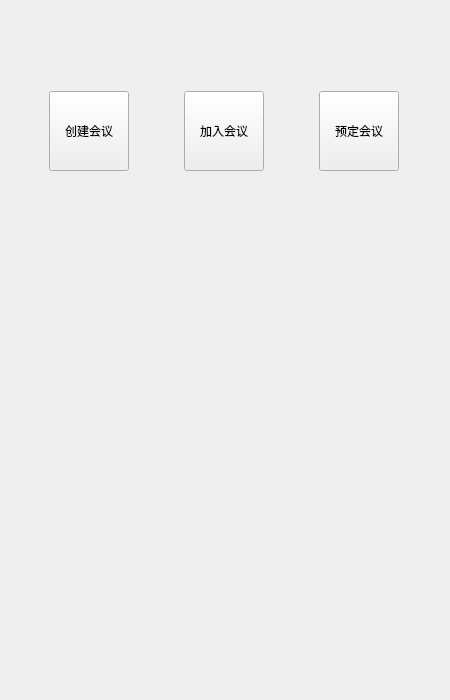
<?xml version="1.0" encoding="UTF-8"?>
<ui version="4.0">
 <class>MainDialog</class>
 <widget class="QDialog" name="MainDialog">
  <property name="geometry">
   <rect>
    <x>0</x>
    <y>0</y>
    <width>450</width>
    <height>700</height>
   </rect>
  </property>
  <property name="minimumSize">
   <size>
    <width>450</width>
    <height>700</height>
   </size>
  </property>
  <property name="maximumSize">
   <size>
    <width>450</width>
    <height>700</height>
   </size>
  </property>
  <property name="windowTitle">
   <string>MainDialog</string>
  </property>
  <widget class="QWidget" name="wdg_content" native="true">
   <property name="geometry">
    <rect>
     <x>0</x>
     <y>0</y>
     <width>450</width>
     <height>700</height>
    </rect>
   </property>
   <property name="sizePolicy">
    <sizepolicy hsizetype="Preferred" vsizetype="Preferred">
     <horstretch>0</horstretch>
     <verstretch>5</verstretch>
    </sizepolicy>
   </property>
   <property name="styleSheet">
    <string notr="true"/>
   </property>
   <widget class="QPushButton" name="pb_set">
    <property name="geometry">
     <rect>
      <x>390</x>
      <y>10</y>
      <width>30</width>
      <height>30</height>
     </rect>
    </property>
    <property name="text">
     <string/>
    </property>
    <property name="icon">
     <iconset resource="res.qrc">
      <normaloff>:/resource/images/sett.png</normaloff>:/resource/images/sett.png</iconset>
    </property>
    <property name="iconSize">
     <size>
      <width>30</width>
      <height>30</height>
     </size>
    </property>
    <property name="flat">
     <bool>true</bool>
    </property>
   </widget>
   <widget class="QScrollArea" name="scrollArea">
    <property name="geometry">
     <rect>
      <x>0</x>
      <y>170</y>
      <width>451</width>
      <height>421</height>
     </rect>
    </property>
    <property name="autoFillBackground">
     <bool>false</bool>
    </property>
    <property name="frameShape">
     <enum>QFrame::NoFrame</enum>
    </property>
    <property name="frameShadow">
     <enum>QFrame::Plain</enum>
    </property>
    <property name="widgetResizable">
     <bool>true</bool>
    </property>
    <widget class="QWidget" name="scrollAreaWidgetContents">
     <property name="geometry">
      <rect>
       <x>0</x>
       <y>0</y>
       <width>451</width>
       <height>421</height>
      </rect>
     </property>
    </widget>
   </widget>
   <widget class="QWidget" name="layoutWidget">
    <property name="geometry">
     <rect>
      <x>0</x>
      <y>90</y>
      <width>451</width>
      <height>82</height>
     </rect>
    </property>
    <layout class="QHBoxLayout" name="horizontalLayout">
     <item>
      <widget class="QToolButton" name="tb_create">
       <property name="minimumSize">
        <size>
         <width>80</width>
         <height>80</height>
        </size>
       </property>
       <property name="maximumSize">
        <size>
         <width>80</width>
         <height>80</height>
        </size>
       </property>
       <property name="text">
        <string>创建会议</string>
       </property>
       <property name="icon">
        <iconset resource="res.qrc">
         <normaloff>:/resource/images/color.png</normaloff>:/resource/images/color.png</iconset>
       </property>
       <property name="iconSize">
        <size>
         <width>60</width>
         <height>60</height>
        </size>
       </property>
       <property name="toolButtonStyle">
        <enum>Qt::ToolButtonTextUnderIcon</enum>
       </property>
      </widget>
     </item>
     <item>
      <widget class="QToolButton" name="tb_join">
       <property name="minimumSize">
        <size>
         <width>80</width>
         <height>80</height>
        </size>
       </property>
       <property name="maximumSize">
        <size>
         <width>80</width>
         <height>80</height>
        </size>
       </property>
       <property name="text">
        <string>加入会议</string>
       </property>
       <property name="icon">
        <iconset resource="res.qrc">
         <normaloff>:/resource/images/color.png</normaloff>:/resource/images/color.png</iconset>
       </property>
       <property name="iconSize">
        <size>
         <width>60</width>
         <height>60</height>
        </size>
       </property>
       <property name="toolButtonStyle">
        <enum>Qt::ToolButtonTextUnderIcon</enum>
       </property>
      </widget>
     </item>
     <item>
      <widget class="QToolButton" name="tb_tool3">
       <property name="minimumSize">
        <size>
         <width>80</width>
         <height>80</height>
        </size>
       </property>
       <property name="maximumSize">
        <size>
         <width>80</width>
         <height>80</height>
        </size>
       </property>
       <property name="text">
        <string>预定会议</string>
       </property>
       <property name="icon">
        <iconset resource="res.qrc">
         <normaloff>:/resource/images/color.png</normaloff>:/resource/images/color.png</iconset>
       </property>
       <property name="iconSize">
        <size>
         <width>60</width>
         <height>60</height>
        </size>
       </property>
       <property name="toolButtonStyle">
        <enum>Qt::ToolButtonTextUnderIcon</enum>
       </property>
      </widget>
     </item>
    </layout>
   </widget>
   <widget class="QPushButton" name="pb_face">
    <property name="geometry">
     <rect>
      <x>40</x>
      <y>10</y>
      <width>60</width>
      <height>60</height>
     </rect>
    </property>
    <property name="minimumSize">
     <size>
      <width>60</width>
      <height>0</height>
     </size>
    </property>
    <property name="text">
     <string/>
    </property>
    <property name="icon">
     <iconset resource="res.qrc">
      <normaloff>:/resource/tx/btn_avatar_a100.png</normaloff>:/resource/tx/btn_avatar_a100.png</iconset>
    </property>
    <property name="iconSize">
     <size>
      <width>60</width>
      <height>60</height>
     </size>
    </property>
    <property name="default">
     <bool>false</bool>
    </property>
    <property name="flat">
     <bool>true</bool>
    </property>
   </widget>
   <widget class="QLabel" name="lb_name">
    <property name="geometry">
     <rect>
      <x>110</x>
      <y>20</y>
      <width>181</width>
      <height>31</height>
     </rect>
    </property>
    <property name="font">
     <font>
      <pointsize>13</pointsize>
     </font>
    </property>
    <property name="text">
     <string/>
    </property>
   </widget>
  </widget>
 </widget>
 <resources>
  <include location="res.qrc"/>
 </resources>
 <connections/>
</ui>
